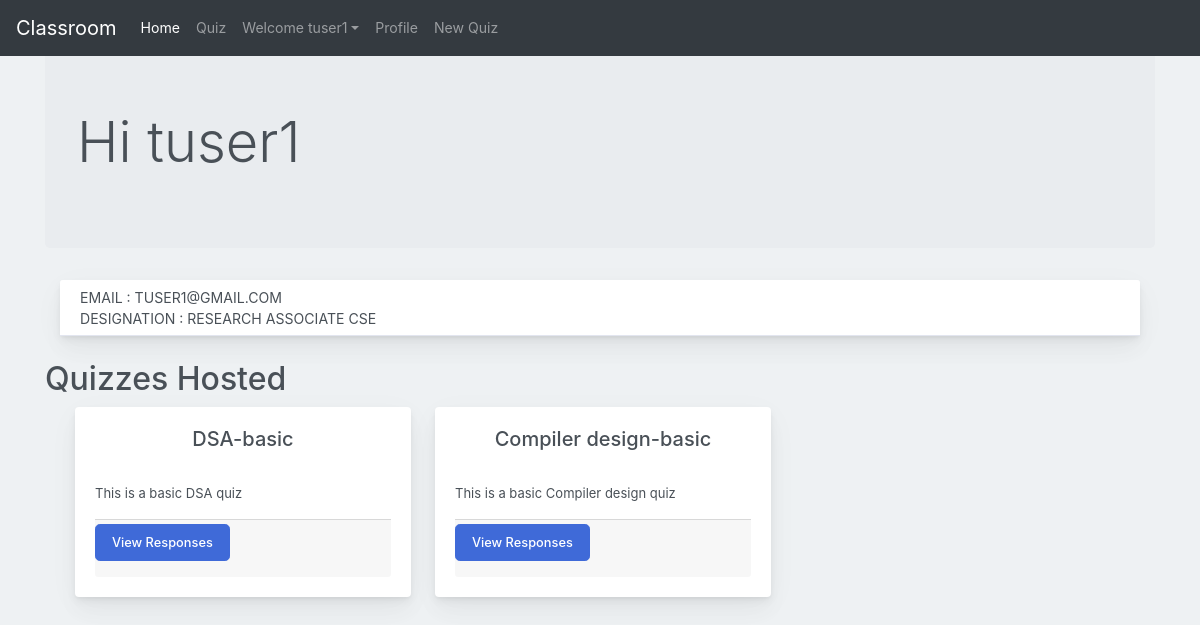
/teacher-profile/ (signed in), run on an earlier commit of the app's database.
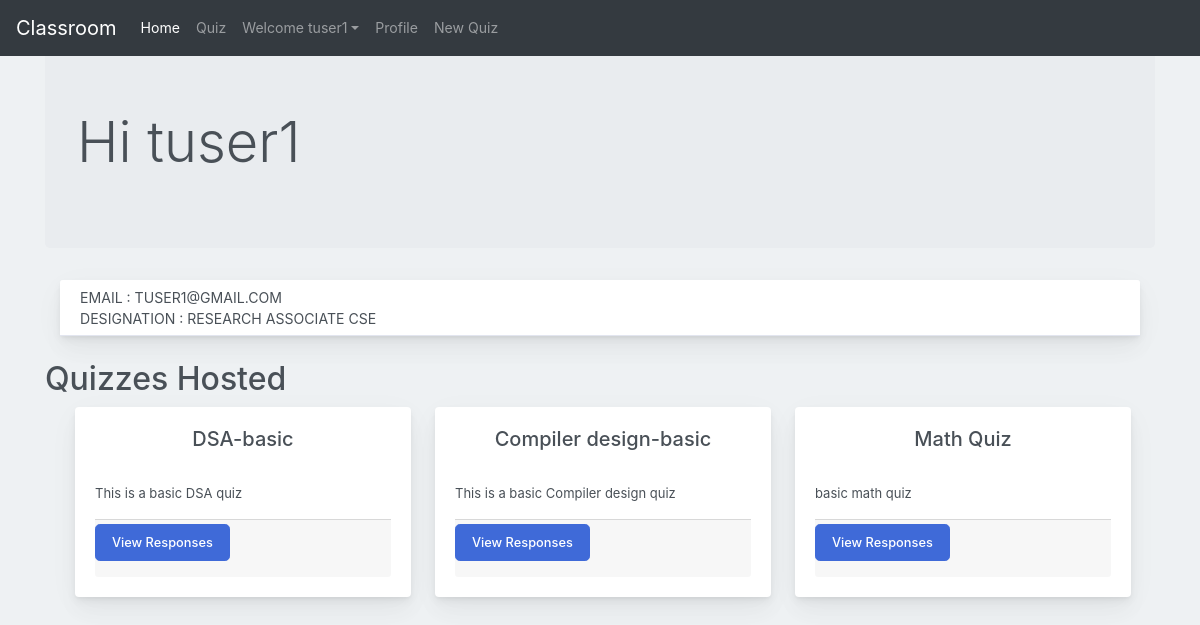
And on a later commit of the database.
### quiz/models.py (models this page shows, shortened)
class Quiz(models.Model):
    quiz_id = models.AutoField
    author = models.ForeignKey(User, on_delete=models.CASCADE, default=1)
    name = models.CharField(max_length=50)
    desc = models.CharField(max_length=300)
    questions = models.ManyToManyField(Question)
    is_saved = models.BooleanField(default=False)

### users/views.py (the view)
# urls.py: path('teacher-profile/', views.teacher_profile, name='teacher-profile'),
@login_required
@teacher_required
def teacher_profile(request):
    teacher = Teacher.objects.get(user=request.user)
    quizzes = Quiz.objects.filter(author=request.user)
    context = {
        "teacher" : teacher,
        "quizzes" : list(quizzes),
    }
    return render(request, 'users/teacher-profile.html', context)

### templates/users/teacher-profile.html (shortened to what this page needs)
{% extends 'discuss/basic.html' %}
{% load crispy_forms_tags %}
{% block homeactive %} active {% endblock homeactive %}-->
{% block content %}
<div class="container my-4">
<div class="jumbotron">
    <h1 class="display-4">Hi {{request.user}}</h1>
    </div>
    <div class="container-fluid mt-10">
      <div class="row">
          <div class="col-md-12">
              <div class="card mb-4">
                  <div class="card-header">
                      <div class="media flex-wrap w-100 align-items-center">
                          email : {{teacher.email}} <br>
                          designation : {{teacher.designation}} <br>
                </div>
              </div>
          </div>
      </div>
  </div>
</div>
<h2>Quizzes Hosted</h2>
<div class="container">
    <div class="container mx-auto mt-2">
      <div class="row">
        {% for quiz in quizzes %}
        <div class="col-md-4">
          <div class="card" style="width: 21rem;">
            <div class="card-body">
              <h5 class="card-title" style="text-align: center;">{{quiz.name}}</h5>
              <br>
              <p class="card-text">{{quiz.desc}}</p>
              <div class="card-footer d-flex flex-wrap justify-content-between align-items-center px-0 pt-1 pb-3">
                  <a class="btn btn-primary btn-lg" data-toggle="modal" href="#">View Responses</a>
              </div>
            </div>
          </div>
        </div>
        {% endfor %}
      </div>
    </div>
  </div>
{% endblock content %}

What changed in the data, as far as the page shows it:
added Quiz: name "Math Quiz", desc "basic math quiz"
